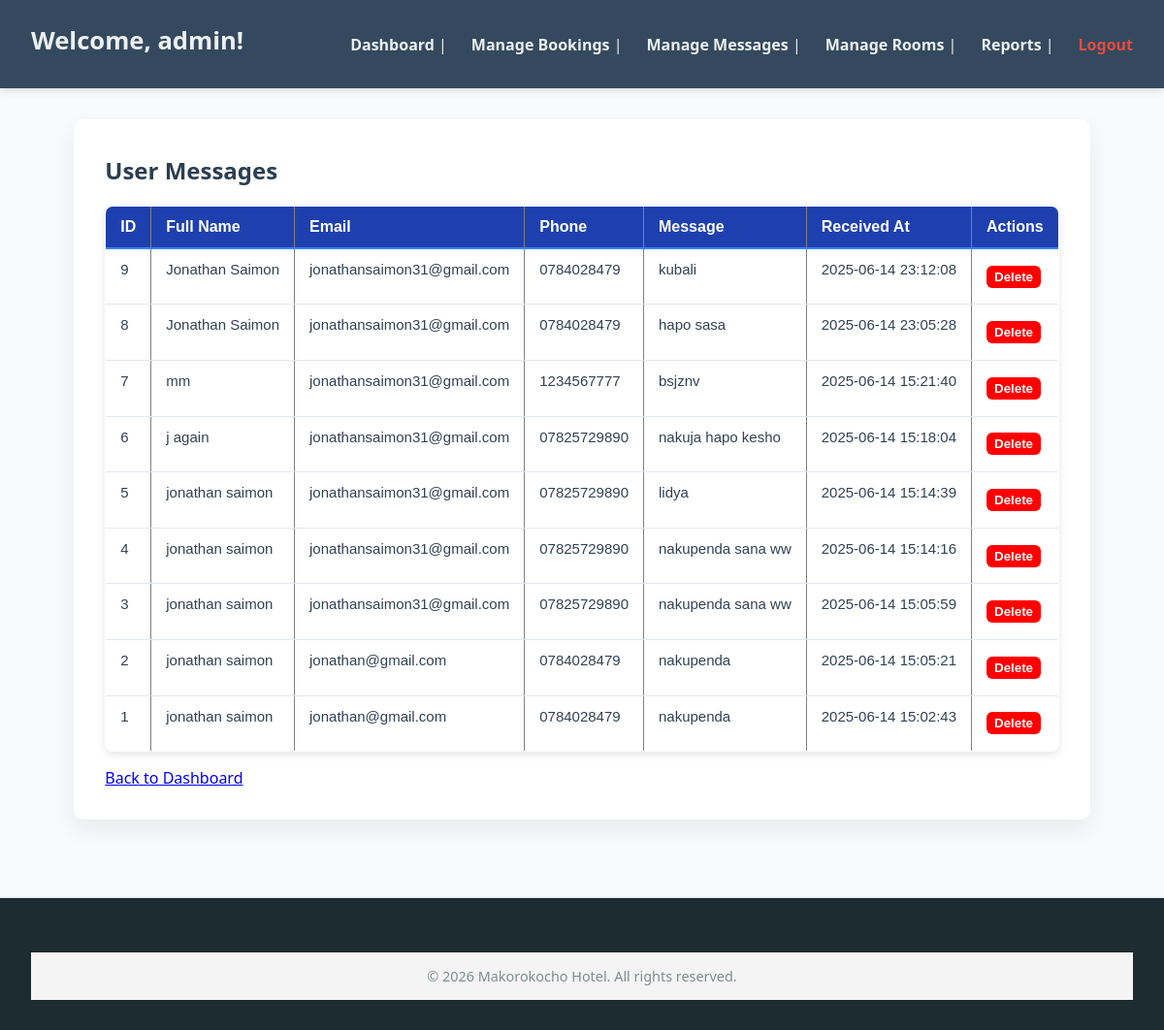
/admin/index.php?page=messages (signed in), run on the app's committed database.
### tables this page shows
CREATE TABLE `contacts` (
  `id` int(11) NOT NULL,
  `full_name` varchar(100) NOT NULL,
  `email` varchar(100) NOT NULL,
  `phone` varchar(20) NOT NULL,
  `message` text NOT NULL,
  `created_at` timestamp NOT NULL DEFAULT current_timestamp()
);

### admin/admin_pages/messages.php (the view, shortened to what this page needs)
<?php
$host = 'localhost';
$dbname = 'makorokocho_hotel';
$dbuser = 'root';
$dbpass = '';
$conn = new mysqli($host, $dbuser, $dbpass, $dbname);
$sql = "SELECT id, full_name, email, phone, message, created_at FROM contacts ORDER BY created_at DESC";
$result = $conn->query($sql);
?>
<!DOCTYPE html>
<html lang="en">
<head>
<link rel="stylesheet" href="css/messages.css" />
</head>
<body>
<h2>User Messages</h2>
<?php if ($result && $result->num_rows > 0): ?>
<table border="1" cellpadding="8" cellspacing="0" style="border-collapse: collapse; width: 100%;">
    <thead>
        <tr>
            <th>ID</th>
            <th>Full Name</th>
            <th>Email</th>
            <th>Phone</th>
            <th>Message</th>
            <th>Received At</th>
            <th>Actions</th>
        </tr>
    </thead>
    <tbody>
    <?php while ($row = $result->fetch_assoc()): ?>
        <tr>
            <td><?= htmlspecialchars($row['id']) ?></td>
            <td><?= htmlspecialchars($row['full_name']) ?></td>
            <td><?= htmlspecialchars($row['email']) ?></td>
            <td><?= htmlspecialchars($row['phone']) ?></td>
            <td><?= nl2br(htmlspecialchars($row['message'])) ?></td>
            <td><?= htmlspecialchars($row['created_at']) ?></td>
            <td>
                <form method="POST" onsubmit="return confirm('Delete message #<?= $row['id'] ?>?');">
                    <button type="submit" style="background: red; color: white; border:none; padding: 4px 8px; cursor:pointer;">Delete</button>
                </form>
            </td>
        </tr>
    <?php endwhile; ?>
    </tbody>
</table>
<?php else: ?>
<p>No messages found.</p>
<?php endif; ?>
<p><a href="../index.php">Back to Dashboard</a></p>
</body>
</html>

### admin/css/index.css (style rules this page uses)
*, *::before, *::after { box-sizing: border-box; }
body { margin: 0; font-family: 'Segoe UI', Tahoma, Geneva, Verdana, sans-serif; background: #f9fafb; color: #2c3e50; min-height: 100vh; display: flex; flex-direction: column; }
a.button, button { background-color: #34495e; color: #ecf0f1; border: none; padding: 0.6rem 1.2rem; border-radius: 5px; cursor: pointer; font-weight: 600; transition: background-color 0.3s ease; text-decoration: none; display: inline-block; margin: 0.3rem 0; }

### admin/css/messages.css (style rules this page uses)
table { width: 100%; border-collapse: collapse; background: #ffffff; border-radius: 8px; box-shadow: 0 3px 8px rgba(0, 0, 0, 0.1); overflow: hidden; font-family: Arial, sans-serif; }
thead { background-color: #1e40af; color: #fff; }
th { padding: 12px 15px; text-align: left; font-weight: 600; font-size: 16px; user-select: none; border-bottom: 2px solid #3b82f6; }
tbody tr { border-bottom: 1px solid #e2e8f0; transition: background-color 0.3s ease; }
td { padding: 12px 15px; font-size: 15px; color: #334155; vertical-align: top; }
table button { background-color: #ef4444; color: white; border: none; padding: 6px 12px; border-radius: 6px; font-weight: bold; cursor: pointer; transition: background-color 0.3s ease; }

### data on the page
contacts: id "9", full_name "Jonathan Saimon", email "jonathansaimon31@gmail.com", phone "0784028479", message "kubali", created_at "2025-06-14 23:12:08"
contacts: id "8", full_name "Jonathan Saimon", email "jonathansaimon31@gmail.com", phone "0784028479", message "hapo sasa", created_at "2025-06-14 23:05:28"
contacts: id "7", full_name "mm", email "jonathansaimon31@gmail.com", phone "1234567777", message "bsjznv", created_at "2025-06-14 15:21:40"
contacts: id "6", full_name "j again", email "jonathansaimon31@gmail.com", phone "07825729890", message "nakuja hapo kesho", created_at "2025-06-14 15:18:04"
contacts: id "5", full_name "jonathan saimon", email "jonathansaimon31@gmail.com", phone "07825729890", message "lidya", created_at "2025-06-14 15:14:39"
contacts: id "4", full_name "jonathan saimon", email "jonathansaimon31@gmail.com", phone "07825729890", message "nakupenda sana ww", created_at "2025-06-14 15:14:16"
contacts: id "3", full_name "jonathan saimon", email "jonathansaimon31@gmail.com", phone "07825729890", message "nakupenda sana ww", created_at "2025-06-14 15:05:59"
contacts: id "2", full_name "jonathan saimon", email "jonathan@gmail.com", phone "0784028479", message "nakupenda", created_at "2025-06-14 15:05:21"
contacts: id "1", full_name "jonathan saimon", email "jonathan@gmail.com", phone "0784028479", message "nakupenda", created_at "2025-06-14 15:02:43"

### other printed values
$_SESSION['admin_username'] "admin"
